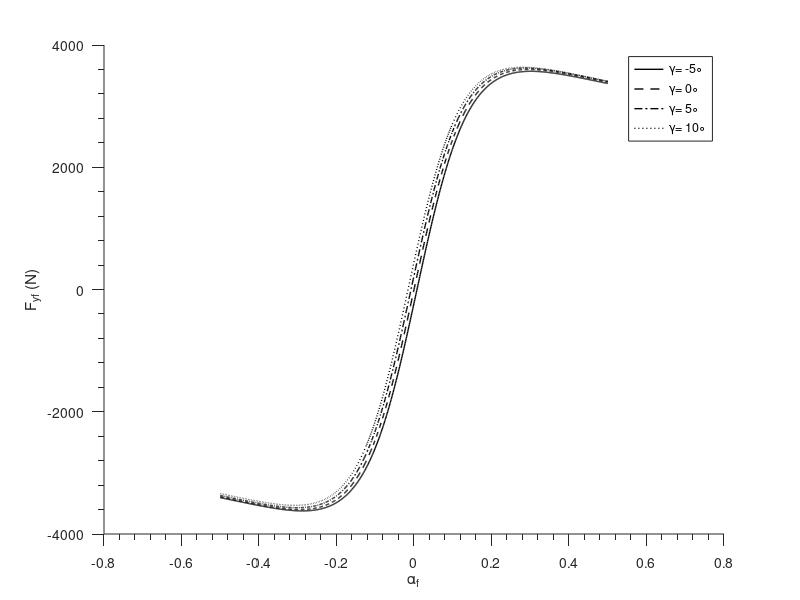

Reproduce this figure in MATLAB.

%This code is for Longitudinal Force (With Both: PureSlip & CombineSlip), From:PACEJKA, 2006
clear;

%Constants
Fz0=4000;%Newton
d4=1.2;
d6=0.1;
d7=0.15;
d8=1.6;
C=d8;

%Constant for Combined Slip
rBy1=6.461;
rBy2=4.196;
rBy3=-0.015;
rBy4=0;
rCy1=1.081;
rHy1=0.009;
rVy1=0.053;
rVy2=-0.073;
rVy3=0.517;
rVy4=35.44;
rVy5=1.9;
rVy6=-10.71;
Mu_y=0.8;
Fzf0=4000;
c1=8;
c2=1.33;
c5=1;


%Vehicle's output: Input to model
%VariableName ending with 'A' means: Force vary, camber constant (zero)
gamma1000A=0;
gamma2000A=0;
gamma3000A=0;
gamma4000A=0;
Fzf1000A=1000; %Newton
Fzf2000A=2000; %Newton
Fzf3000A=3000; %Newton
Fzf4000A=4000; %Newton
%VariableName ending with 'B' means: Camber vary, Force constant (3000 N)
gamma1000B=deg2rad(-5);
gamma2000B=deg2rad(0);
gamma3000B=deg2rad(5);
gamma4000B=deg2rad(10);
Fzf1000B=3000; %Newton
Fzf2000B=3000; %Newton
Fzf3000B=3000; %Newton
Fzf4000B=3000; %Newton

k=0.9;

%Creating Numeric Matrix for plot
NormalizedFyf01000=[];
NormalizedFyf02000=[];
NormalizedFyf03000=[];
NormalizedFyf04000=[];
Fyf01000=[];
Fyf02000=[];
Fyf03000=[];
Fyf04000=[];
alpha1000=[];
alpha2000=[];
alpha3000=[];
alpha4000=[];
Fyf1000=[];
Fyf2000=[];
Fyf3000=[];
Fyf4000=[];

for alpha=-0.5:0.001:0.5
    %Vehicle's output: Input to the Model
    Fzf=Fzf1000B;
    gamma=gamma1000B;
    %Fzf=Fzf1000B;
    %gamma=gamma1000B;
    dfzf1000=(Fzf-Fzf0)/Fzf0;
    
    %Model (Pure Slip):
    Calpha=9.74*Fzf;
    Cgamma=0.86*Fzf;
    D=d4*Fzf/(1+d7*gamma^2);
    B=Calpha/C/D;
    Shf=Cgamma*gamma/Calpha;
    Sv=d6*Fzf*gamma;
    Sh=Shf-(Sv/Calpha);
    Fyf0 = D*sin(C*atan(B*(alpha+Sh)))+Sv;
    Fyf01000=[Fyf01000;Fyf0];
    alpha1000=[alpha1000;alpha];

    %Model (Combined Slip):
    Cfalpha=c1*c2*Fzf0*sin(2*atan(Fzf/c2/Fzf0));
    Cfgamma=c5*Fzf;
    disp(["Cfalpha",Cfalpha,"Cfgamma",Cfgamma]);
    alpha_star=alpha+(Cfgamma/Cfalpha)*gamma;
    Dvyk=Mu_y*Fzf*(rVy1+rVy2*dfzf1000+rVy3*gamma)*cos(atan(rVy4*alpha_star));
    Shyk=rHy1;
    Cyk=rCy1;
    Byk=(rBy1+rBy4*gamma^2)*cos(atan(rBy2*(alpha_star-rBy3)));
    ks=k*+Shyk;
    Svyk=Dvyk*sin(rVy5*atan(rVy6*k));
    Gyk0=cos(Cyk*atan(Byk*Shyk));
    Gyk=cos(Cyk*atan(Byk*ks))/Gyk0;
    disp(["Gyk",Gyk,"Svyk",Svyk]);
    Fyf=Gyk*Fyf0+Svyk;
    Fyf1000=[Fyf1000;Fyf];
end

for alpha=-0.5:0.001:0.5
    %Vehicle's output: Input to the Model
    Fzf=Fzf2000B;
    gamma=gamma2000B;
    %Fzf=Fzf1000B;
    %gamma=gamma1000B;
    dfzf2000=(Fzf-Fzf0)/Fzf0;
    
    %Model (Pure Slip):
    Calpha=9.74*Fzf;
    Cgamma=0.86*Fzf;
    D=d4*Fzf/(1+d7*gamma^2);
    B=Calpha/C/D;
    Shf=Cgamma*gamma/Calpha;
    Sv=d6*Fzf*gamma;
    Sh=Shf-(Sv/Calpha);
    Fyf0 = D*sin(C*atan(B*(alpha+Sh)))+Sv;
    Fyf02000=[Fyf02000;Fyf0];
    alpha2000=[alpha2000;alpha];

    %Model (Combined Slip):
    Cfalpha=c1*c2*Fzf0*sin(2*atan(Fzf/c2/Fzf0));
    Cfgamma=c5*Fzf;
    disp(["Cfalpha",Cfalpha,"Cfgamma",Cfgamma]);
    alpha_star=alpha+(Cfgamma/Cfalpha)*gamma;
    Dvyk=Mu_y*Fzf*(rVy1+rVy2*dfzf2000+rVy3*gamma)*cos(atan(rVy4*alpha_star));
    Shyk=rHy1;
    Cyk=rCy1;
    Byk=(rBy1+rBy4*gamma^2)*cos(atan(rBy2*(alpha_star-rBy3)));
    ks=k*+Shyk;
    Svyk=Dvyk*sin(rVy5*atan(rVy6*k));
    Gyk0=cos(Cyk*atan(Byk*Shyk));
    Gyk=cos(Cyk*atan(Byk*ks))/Gyk0;
    disp(["Gyk",Gyk,"Svyk",Svyk]);
    Fyf=Gyk*Fyf0+Svyk;
    Fyf2000=[Fyf2000;Fyf];
end

for alpha=-0.5:0.001:0.5
    %Vehicle's output: Input to the Model
    Fzf=Fzf3000B;
    gamma=gamma3000B;
    %Fzf=Fzf1000B;
    %gamma=gamma1000B;
    dfzf3000=(Fzf-Fzf0)/Fzf0;
    
    %Model (Pure Slip):
    Calpha=9.74*Fzf;
    Cgamma=0.86*Fzf;
    D=d4*Fzf/(1+d7*gamma^2);
    B=Calpha/C/D;
    Shf=Cgamma*gamma/Calpha;
    Sv=d6*Fzf*gamma;
    Sh=Shf-(Sv/Calpha);
    Fyf0 = D*sin(C*atan(B*(alpha+Sh)))+Sv;
    Fyf03000=[Fyf03000;Fyf0];
    alpha3000=[alpha3000;alpha];

    %Model (Combined Slip):
    Cfalpha=c1*c2*Fzf0*sin(2*atan(Fzf/c2/Fzf0));
    Cfgamma=c5*Fzf;
    disp(["Cfalpha",Cfalpha,"Cfgamma",Cfgamma]);
    alpha_star=alpha+(Cfgamma/Cfalpha)*gamma;
    Dvyk=Mu_y*Fzf*(rVy1+rVy2*dfzf3000+rVy3*gamma)*cos(atan(rVy4*alpha_star));
    Shyk=rHy1;
    Cyk=rCy1;
    Byk=(rBy1+rBy4*gamma^2)*cos(atan(rBy2*(alpha_star-rBy3)));
    ks=k*+Shyk;
    Svyk=Dvyk*sin(rVy5*atan(rVy6*k));
    Gyk0=cos(Cyk*atan(Byk*Shyk));
    Gyk=cos(Cyk*atan(Byk*ks))/Gyk0;
    disp(["Gyk",Gyk,"Svyk",Svyk]);
    Fyf=Gyk*Fyf0+Svyk;
    Fyf3000=[Fyf3000;Fyf];
end

for alpha=-0.5:0.001:0.5
    %Vehicle's output: Input to the Model
    Fzf=Fzf4000B;
    gamma=gamma4000B;
    %Fzf=Fzf1000B;
    %gamma=gamma1000B;
    dfzf4000=(Fzf-Fzf0)/Fzf0;
    
    %Model (Pure Slip):
    Calpha=9.74*Fzf;
    Cgamma=0.86*Fzf;
    D=d4*Fzf/(1+d7*gamma^2);
    B=Calpha/C/D;
    Shf=Cgamma*gamma/Calpha;
    Sv=d6*Fzf*gamma;
    Sh=Shf-(Sv/Calpha);
    Fyf0 = D*sin(C*atan(B*(alpha+Sh)))+Sv;
    Fyf04000=[Fyf04000;Fyf0];
    alpha4000=[alpha4000;alpha];

    %Model (Combined Slip):
    Cfalpha=c1*c2*Fzf0*sin(2*atan(Fzf/c2/Fzf0));
    Cfgamma=c5*Fzf;
    disp(["Cfalpha",Cfalpha,"Cfgamma",Cfgamma]);
    alpha_star=alpha+(Cfgamma/Cfalpha)*gamma;
    Dvyk=Mu_y*Fzf*(rVy1+rVy2*dfzf4000+rVy3*gamma)*cos(atan(rVy4*alpha_star));
    Shyk=rHy1;
    Cyk=rCy1;
    Byk=(rBy1+rBy4*gamma^2)*cos(atan(rBy2*(alpha_star-rBy3)));
    ks=k*+Shyk;
    Svyk=Dvyk*sin(rVy5*atan(rVy6*k));
    Gyk0=cos(Cyk*atan(Byk*Shyk));
    Gyk=cos(Cyk*atan(Byk*ks))/Gyk0;
    disp(["Gyk",Gyk,"Svyk",Svyk]);
    Fyf=Gyk*Fyf0+Svyk;
    Fyf4000=[Fyf4000;Fyf];
end

%%Plots for Pure Slip
hold off;
plot(alpha1000, Fyf01000,'LineWidth',1,'LineStyle','-','Color','k');
hold on
plot(alpha3000, Fyf02000,'LineWidth',1,'LineStyle','--','Color','k');
hold on
plot(alpha3000, Fyf03000,'LineWidth',1,'LineStyle','-.','Color','k');
hold on
plot(alpha4000, Fyf04000,'LineWidth',1,'LineStyle',':','Color','k');

% %Plots for Pure Slip
% hold off;
% plot(alpha1000, Fyf1000,'LineWidth',1,'LineStyle','-','Color','k');
% hold on
% plot(alpha3000, Fyf2000,'LineWidth',1,'LineStyle','--','Color','k');
% hold on
% plot(alpha3000, Fyf3000,'LineWidth',1,'LineStyle','-.','Color','k');
% hold on
% plot(alpha4000, Fyf4000,'LineWidth',1,'LineStyle',':','Color','k');

h=legend('\gamma= -5\circ', '\gamma= 0\circ','\gamma= 5\circ','\gamma= 10\circ');
XLabel = xlabel('\alpha_f');
YLabel = ylabel('F_{yf} (N)');
set(gca,'Box'         , 'off'     , ...
    'TickDir'     , 'out'     , ...
    'TickLength'  , [0.020 0.020] , ...
    'XMinorTick'  , 'on'      , ...
    'YMinorTick'  , 'on'      , ...
    'YGrid'       , 'off'      ,...
  'XGrid'       , 'off'  );
% yticks([-50 0 50 ])



